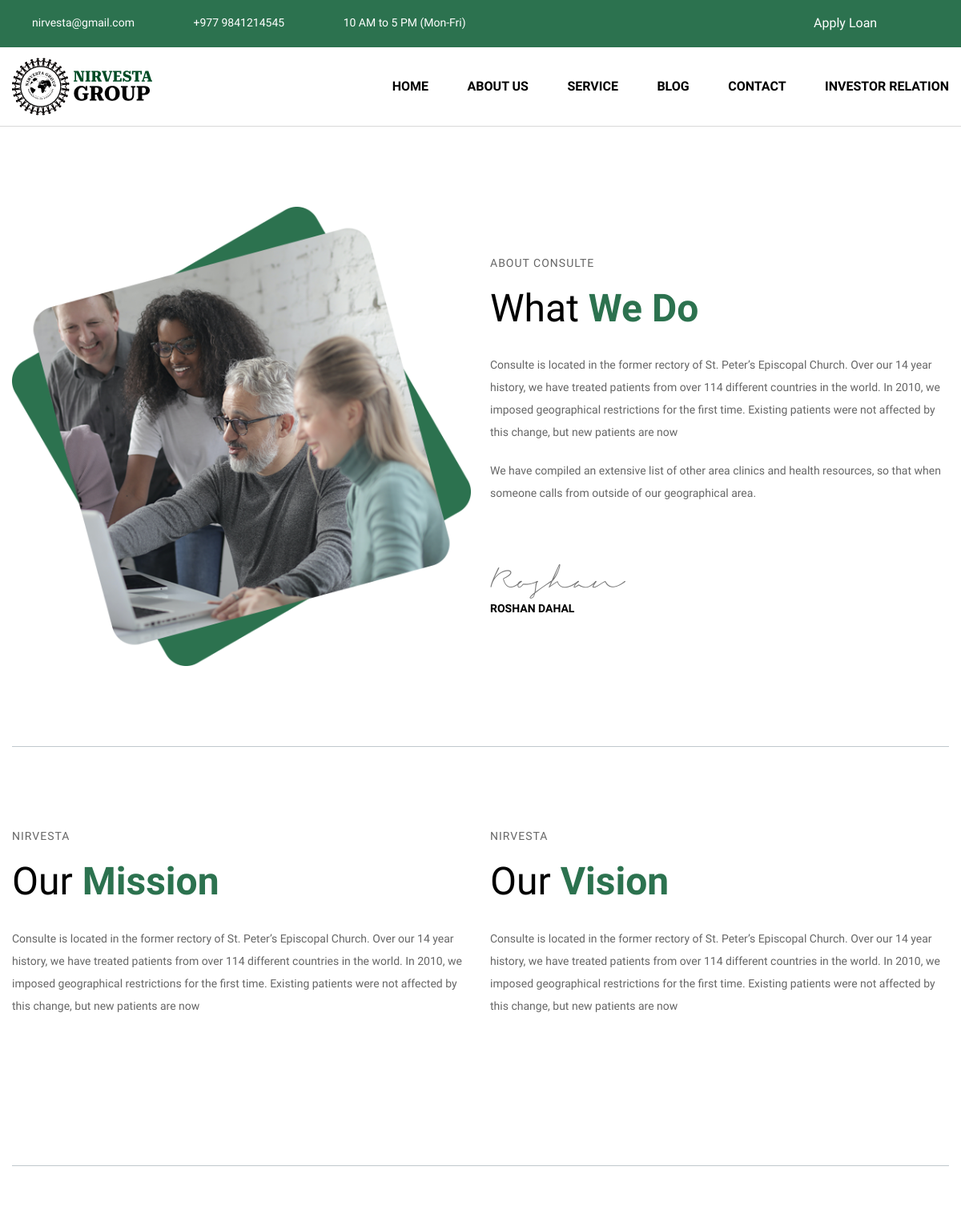
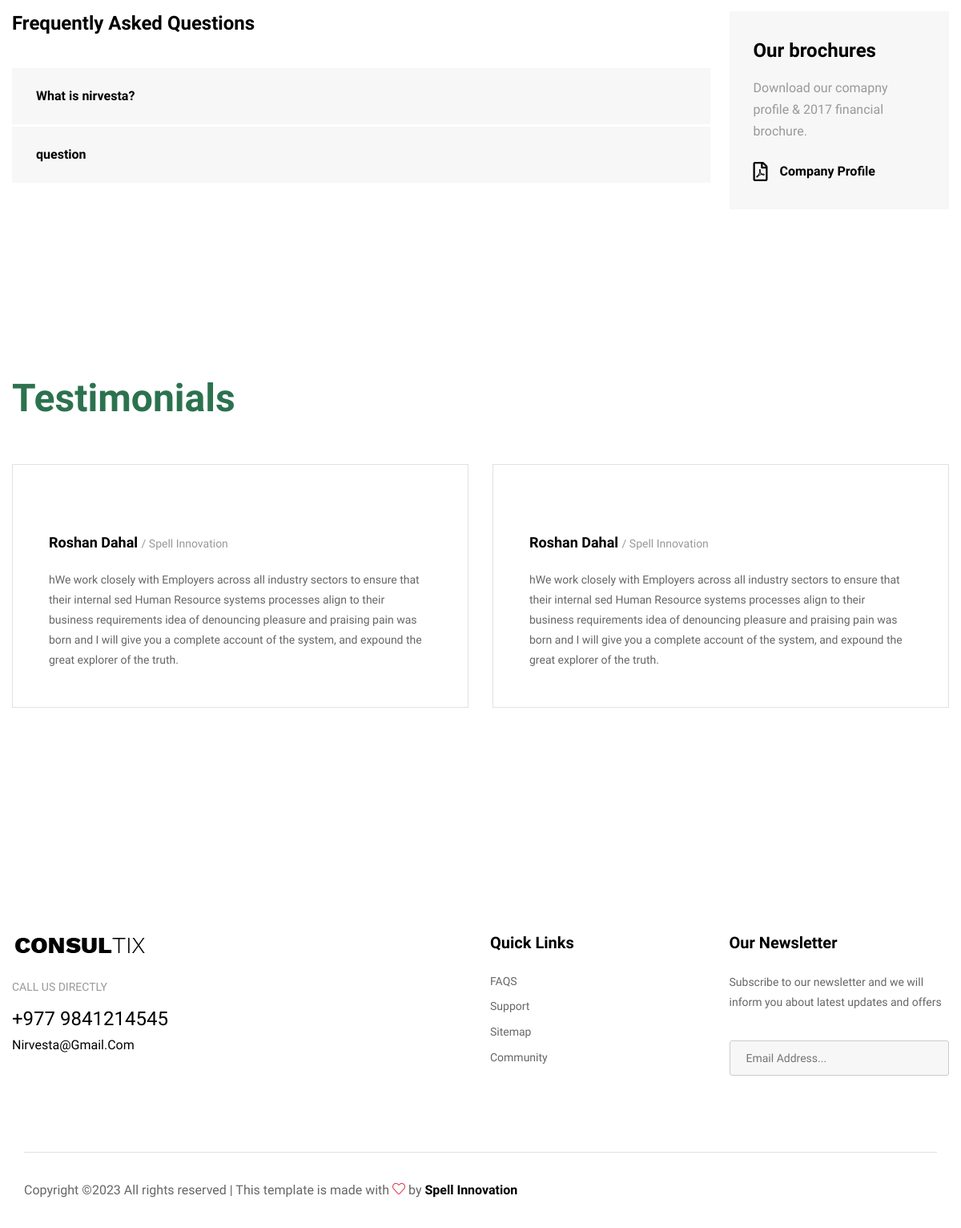
The page /about/ on the database its author committed (2 pictures, top to bottom).
### features/models.py (models this page shows, shortened)
class CompanySetup(models.Model):
    data_set = models.TextField()
    logo = models.ImageField(upload_to="company_images")
    location = models.TextField()
    contact = models.TextField()
    email = models.TextField()
    opening_hours = models.TextField()
    no_of_clients = models.TextField()
    facebook_url = models.URLField()
    instagram_url = models.URLField()
    twitter_url = models.URLField()
    about_us_page_heading_text = models.TextField()
    about_us_page_content = models.TextField()
    mission = models.TextField()
    vision = models.TextField()
    company_profile_text = models.TextField()
    class Meta:
        verbose_name_plural = "01. Company Setup"

class Faqs(models.Model):
    question = models.TextField()
    answer = models.TextField()
    created = models.DateField(auto_now_add=True)
    class Meta:
        verbose_name_plural = "08. FAQs"

class Brochures(models.Model):
    name = models.TextField()
    file = models.FileField(upload_to="brochures")
    class Meta:
        verbose_name_plural = "09. Brochures"

class Testimonial(models.Model):
    testimonial= models.TextField()
    name= models.TextField()
    company= models.TextField()
    created = models.DateField(auto_now_add=True)
    class Meta:
        verbose_name_plural = "07. Testimonials"

### features/views.py (the view, shortened to what this page needs)
# urls.py: path('about/', views.about, name="about"),
def about(request):
    testimonial = Testimonial.objects.all()
    partners = CompanyProfile.objects.all()
    team = Team.objects.all()
    faqs = Faqs.objects.all()
    files = Brochures.objects.all()
    if CompanySetup.objects.filter()[:1].exists():
        company = CompanySetup.objects.filter()[:1].get()
        context = {
            'company':company,
            'testimonial':testimonial,
            'partners':partners,
            'team':team,
            'faqs':faqs,
            'files':files,
        }
    return render(request,'about.html',context)

### templates/about.html (shortened to what this page needs)
{% load static %}
{% include 'header.html' %}
	<div class="about-section">
		<div class="auto-container">
			<div class="inner-container">
				<div class="row align-items-center clearfix">
					<div class="image-column col-lg-6">
						<div class="about-image">
							<div class="about-inner-image">
								<img src="{% static 'images/about/home-about.png'%}" alt="about">
							</div>
						</div>
					</div>
					<div class="content-column col-lg-6 col-md-12 col-sm-12 mb-0">
						<div class="about-column">
							<div class="sec-title">
								<div class="title">about consulte</div>
								<h2>What <span>We Do</span></h2>
							</div>
							<div class="text">
								<p>Consulte is located in the former rectory of St. Peter’s Episcopal Church. Over our 14 year history, we have treated patients from over 114 different countries in the world. In 2010, we imposed geographical restrictions for the first time. Existing patients were not affected by this change, but new patients are now</p>
								<p>We have compiled an extensive list of other area clinics and health resources, so that when someone calls from outside of our geographical area.</p>
							</div>
							<div class="signature">Roshan<span>Roshan Dahal</span></div>
						</div>
					</div>
				</div>
			</div>
		</div>
	</div>
		<div class="about-section">
			<div class="auto-container">
				<div class="inner-container">
					<div class="row align-items-center clearfix">
						<div class="content-column col-lg-6 col-md-12 col-sm-12 mb-0">
							<div class="about-column">
								<div class="sec-title">
									<div class="title">nirvesta</div>
									<h2>Our <span>Mission</span></h2>
								</div>
								<div class="text">
									<p>{{company.mission}}</p>
								</div>
							</div>
						</div>
						<div class="content-column col-lg-6 col-md-12 col-sm-12 mb-0">
							<div class="about-column">
								<div class="sec-title">
									<div class="title">nirvesta</div>
									<h2>Our <span>Vision</span></h2>
								</div>
								<div class="text">
									<p>{{company.vision}}</p>
								</div>
							</div>
						</div>
					</div>
				</div>
			</div>
		</div>
		<div class="sidebar-page-container">
			<div class="auto-container">
				<div class="row clearfix">
					<div class="content-side col-lg-9 col-md-12 col-sm-12">
						<div class="service-detail">
							<div class="inner-box">
								<div class="lower-content">
									<div class="accordian-box">
										<h4>Frequently Asked Questions</h4>
										<ul class="accordion-box">
											{% for faqs in faqs %}
											<li class="accordion block">
												<div class="acc-btn"><div class="icon-outer"><span class="icon icofont-plus"></span> <span class="icon icofont-minus"></span></div>{{faqs.question}}</div>
											</li>
											{% endfor %}
										</ul>
									</div>
								</div>
							</div>
						</div>
					</div>
					<div class="sidebar-side col-lg-3 col-md-12 col-sm-12">
						<aside class="sidebar sticky-top">
							<div class="sidebar-widget brochures-widget">
								<div class="widget-content">
									<h4>Our brochures</h4>
									<div class="text">Download our comapny profile & 2017 financial brochure.</div>
									<ul class="brochure-list">
										{% for files in files %}
										<li><a href="{{files.file.url}}"><span class="icon far fa-file-pdf"></span>{{files.name}}</a></li>
										{% endfor %}
									</ul>
								</div>
							</div>
						</aside>
					</div>
				</div>
			</div>
		</div>
	<div class="testimonial-section">
		<div class="auto-container">
			<div class="sec-title">
				<h2><span>Testimonials</span></h2>
			</div>
			<div class="testimonial-carousel owl-carousel owl-theme">
				{% for testimonial in testimonial %}
				<div class="testimonial-block">
					<div class="inner-box">
						<div class="quote icofont-quote-right"></div>
						<div class="author">{{testimonial.name}} <span>/ {{testimonial.company}} </span></div>
						<div class="text">{{testimonial.testimonial}} </div>
					</div>
				</div>
				{% endfor %}
			</div>
		</div>
	</div>
	<div class="sponsors-section">
		<div class="auto-container">
			<div class="carousel-outer">
                <ul class="sponsors-carousel owl-carousel owl-theme">
                </ul>
            </div>
		</div>
	</div>
{% include 'footer.html' %}

### templates/header.html (shortened to what this page needs)
{% load static %}
<!DOCTYPE html>
<html lang="en-US">
<head>
<link href="{% static 'css/bootstrap.min.css'%}" rel="stylesheet">
<link href="{% static 'css/main.css'%}" rel="stylesheet">
<link href="{% static 'css/responsive.css'%}" rel="stylesheet">
</head>
<body>
<div class="page-wrapper">
    <header class="main-header style-three">
        <div class="header-top">
            <div class="auto-container">
                <div class="inner-container clearfix">
					<div class="top-left">
						<ul class="info-list">
							<li><a href="mailto:{{company.email}}"><span class="icon icofont-envelope"></span>{{company.email}}</a></li>
							<li><a href="tel:{{company.contact}}"><span class="icon icofont-phone"></span> {{company.contact}}</a></li>
							<li><a href="{% url 'contact' %}"><span class="icon icofont-clock-time"></span>{{company.opening_hours}}</a></li>
						</ul>
					</div>
                    <div class="top-right pull-right">
						<ul class="social-box">
							<li><a href="{% url 'apply_loan' %}" class="share">Apply Loan</a></li>
							<li><a href="{{company.twitter_url}}" class="icofont-twitter"></a></li>
							<li><a href="{{company.facebook_url}}" class="icofont-facebook"></a></li>
							<li><a href="{{company.instagram_url}}" class="icofont-instagram"></a></li>
						</ul>
                    </div>
                </div>
            </div>
        </div>
        <div class="header-upper">
        	<div class="auto-container">
            	<div class="inner-container clearfix">
                	<div class="pull-left logo-box">
                    	<div class="logo"><a href=" {% url 'home' %} "><img src="{{company.logo.url}}" alt="" title="" height="10"></a></div>
                    </div>
                   	<div class="nav-outer pull-right clearfix">
						<nav class="main-menu navbar-expand-md">
							<div class="navbar-collapse show collapse clearfix" id="navbarSupportedContent">
								<ul class="navigation clearfix">
									<li ><a href="{% url 'home' %}">Home</a></li>
									<li class="dropdown"><a href="#">About Us</a>
									</li>
									<li><a href="{% url 'services' %}">Service</a></li>
									<li><a href="{% url 'blogs' %}">Blog</a></li>
									<li><a href="{% url 'contact' %}">Contact</a></li>
									<li><a href="{% url 'login' %}">Investor Relation</a></li>
								</ul>
							</div>
						</nav>
					</div>
                </div>
            </div>
        </div>
    </header>

### templates/footer.html (shortened to what this page needs)
{% load static %}
<footer class="main-footer">
    <div class="auto-container">
        <div class="widgets-section">
            <div class="row clearfix">
                <div class="big-column col-lg-6 col-md-12 col-sm-6 col-12">
                    <div class="row clearfix">
                        <div class="footer-column col-lg-6 col-md-6 col-sm-12">
                            <div class="footer-widget logo-widget">
                                <div class="logo">
                                    <a href="index.html"><img src="images/logo.png" alt="" /></a>
                                </div>
                                <div class="call">
                                    Call us directly
                                    <a class="phone" href="tel:{{company.contact}}">{{company.contact}}</a>
                                    <a class="email" href="mailto:{{company.email}}">{{company.email}}</a>
                                </div>
                            </div>
                        </div>
                    </div>
                </div>
                <div class="big-column col-lg-6 col-md-12 col-sm-6 col-12">
                    <div class="row clearfix">
                        <div class="footer-column col-lg-6 col-md-6 col-sm-12">
                            <div class="footer-widget links-widget">
                                <h5>Quick Links</h5>
                                <ul class="list-link">
                                    <li><a href="">FAQS</a></li>
                                    <li><a href="">Support</a></li>
                                    <li><a href="">Sitemap</a></li>
                                    <li><a href="">Community</a></li>
                                </ul>
                            </div>
                        </div>
                        <div class="footer-column col-lg-6 col-md-6 col-sm-12">
                            <div class="footer-widget newsletter-widget">
                                <h5>Our Newsletter</h5>
                                <div class="text">Subscribe to our newsletter and we will inform you about latest updates and offers</div>
                                <div class="newsletter-form">
                                    <form method="post" action="contact.html">
                                        <div class="form-group">
                                            <input type="email" name="email" value="" placeholder="Email Address..." required>
                                            <button type="submit" class="theme-btn icofont-arrow-right"></button>
                                        </div>
                                    </form>
                                </div>
                            </div>
                        </div>
                    </div>
                </div>
            </div>
        </div>
        <div class="footer-bottom">
            <div class="auto-container">
                <div class="bottom-inner">
                    <div class="row clearfix">
                        <div class="col-lg-8 col-md-12 col-sm-12">
                            <div class="copyright">Copyright © All rights reserved | This template is made with <i class="icon-heart text-danger" aria-hidden="true"></i> by <a href="https://spellinnovation.com" target="_blank">Spell Innovation</a></div>
                        </div>
                        <div class="col-lg-4 col-md-12 col-sm-12">
                            <ul class="social-nav">
                                <li><a href="{{company.twitter_url}}" class="icofont-twitter"></a></li>
                                <li><a href="{{company.facebook_url}}" class="icofont-facebook"></a></li>
                                <li><a href="{{company.instagram_url}}" class="icofont-instagram"></a></li>
                            </ul>
                        </div>
                    </div>
                </div>
            </div>
        </div>
    </div>
</footer>
</div>
</body>
</html>

### static/css/responsive.css (style rules this page uses)
@media only screen and (min-width: 1200px) and (max-width: 1499px) { .about-image { margin-left: 0px; } }
@media only screen and (min-width: 1200px) and (max-width: 1499px) { .testimonial-section .sec-title { margin-bottom: 50px; } }

### rows shown on the page
CompanySetup: email "nirvesta@gmail.com", contact "+977 9841214545", opening_hours "10 AM to 5 PM (Mon-Fri)", logo (picture), mission "Consulte is located in the former rectory of St. Peter’s Episcopal Church. Over our 14 year history, we have treated patients from over 114 different countries in the world. In 2010, we imposed geographical restrictions for the first time. Existing patients were not affected by this change, but new patients are now", vision "Consulte is located in the former rectory of St. Peter’s Episcopal Church. Over our 14 year history, we have treated patients from over 114 different countries in the world. In 2010, we imposed geographical restrictions for the first time. Existing patients were not affected by this change, but new patients are now", email "Nirvesta@gmail.com"
Faqs: question "What is nirvesta?"
Faqs: question "question"
Brochures: name "Company Profile"
Testimonial: name "Roshan Dahal", company "Spell Innovation", testimonial "hWe work closely with Employers across all industry sectors to ensure that their internal sed Human Resource systems processes align to their business requirements idea of denouncing pleasure and praising pain was born and I will give you a complete account of the system, and expound the great explorer of the truth."
